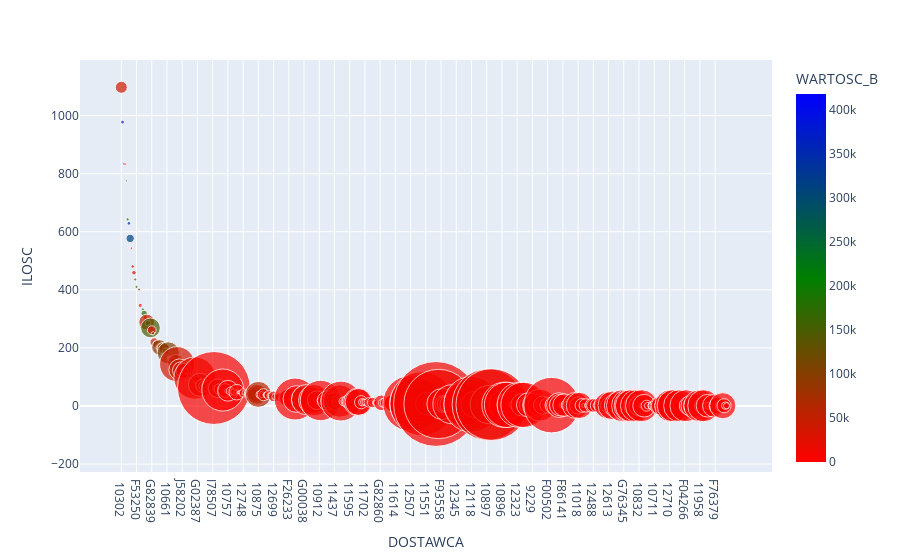

Notebook code cell kept with this figure:
### Code cell
func_plot_scatter(df_fi, {'ILOSC':'sum',
                         'WARTOSC_B':'sum'},
                  'DOSTAWCA',
                 df_sell)

### Figure 1 — Plotly figure (JSON) as saved in the notebook; plotly's stock layout.template omitted (floating-point values rounded to 4 significant figures; data arrays with more than 128 entries replaced by an {"elided": "..."} marker saying what was removed)
{"data": [{"hovertemplate": "DOSTAWCA=%{x}<br>ILOSC=%{y}<br>proc=%{marker.size}<br>WARTOSC_B=%{marker.color}<extra></extra>", "legendgroup": "", "marker": {"color": {"elided": "478 float values"}, "coloraxis": "coloraxis", "size": {"elided": "478 float values"}, "sizemode": "area", "sizeref": 0.09722, "symbol": "circle"}, "mode": "markers", "name": "", "orientation": "v", "showlegend": false, "type": "scatter", "x": {"elided": "478 str values"}, "xaxis": "x", "y": {"elided": "478 float values"}, "yaxis": "y"}], "layout": {"autosize": true, "coloraxis": {"colorbar": {"title": {"text": "WARTOSC_B"}}, "colorscale": [[0, "red"], [0.5, "green"], [1, "blue"]]}, "legend": {"itemsizing": "constant", "tracegroupgap": 0}, "margin": {"t": 60}, "xaxis": {"anchor": "y", "autorange": true, "domain": [0, 1], "range": [-29.17, 506.0], "title": {"text": "DOSTAWCA"}, "type": "category"}, "yaxis": {"anchor": "x", "autorange": true, "domain": [0, 1], "range": [-212.8, 1189.0], "title": {"text": "ILOSC"}, "type": "linear"}}}
